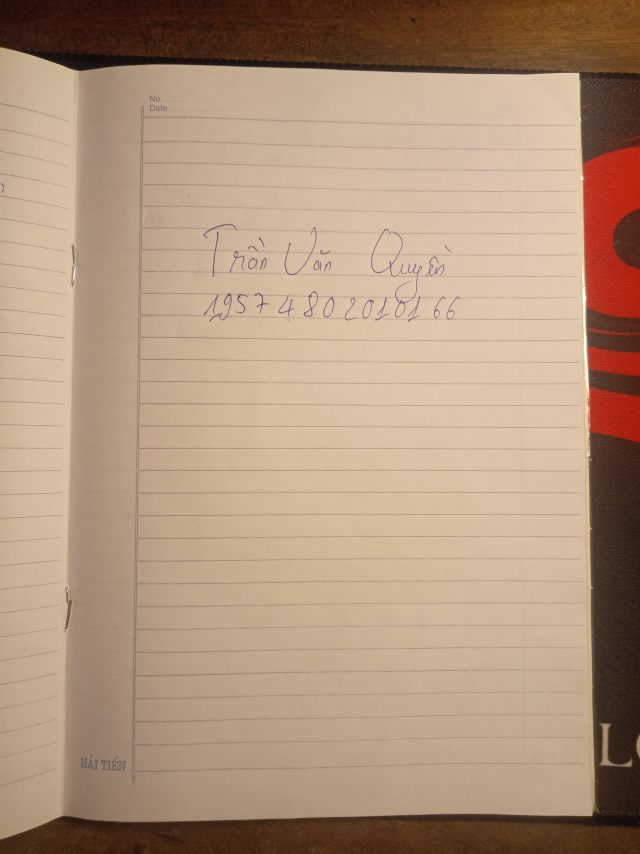
#> input picture Bai Tap/Buoi 3/test.jpg, 1920 x 2560 px, found by its file name (shown at 1/3 size)
$ python ChieuPhoiCanh.py
#> lines starting #> are read from the running program, lines starting #| are printed output that depends on the picture
import cv2
import numpy as np

img = cv2.imread("D:\\Tran Quyen\\Code\\Xu Ly Anh\\Bai Tap\\Buoi 3\\test.jpg")
#> img is the input picture: shape (2560, 1920, 3); mean B, G, R 125.4, 149.5, 176.9

m1 = np.float32([[573,605],[1417,621],[553,1033],[1393,1021]])
m2 = np.float32([[0,0],[600,0],[0,300],[600,300]])

M = cv2.getPerspectiveTransform(m1, m2)
img1 = cv2.warpPerspective(img, M, (600, 300))
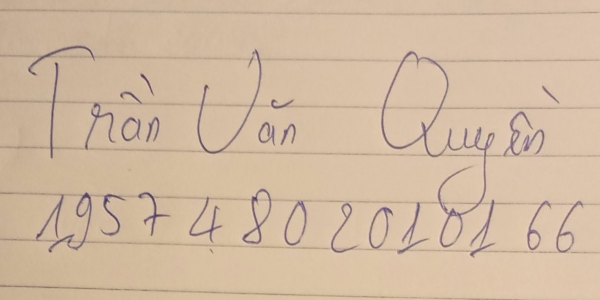
#> img1: shape (300, 600, 3); mean B, G, R 161.6, 186.1, 210

# Ham click chuot
def click_chuot(event, x, y, flags, param):
    if event == cv2.EVENT_LBUTTONDOWN:
        print("Toa do cua chuot la:({}, {})".format(x, y))


cv2.imshow("Click chuot lay toa do", img)
cv2.setMouseCallback("Click chuot lay toa do", click_chuot)

cv2.imshow("Anh ban dau", img)
cv2.imshow("Dich chuyen", img1)

cv2.waitKey(0)
cv2.destroyAllWindows()
